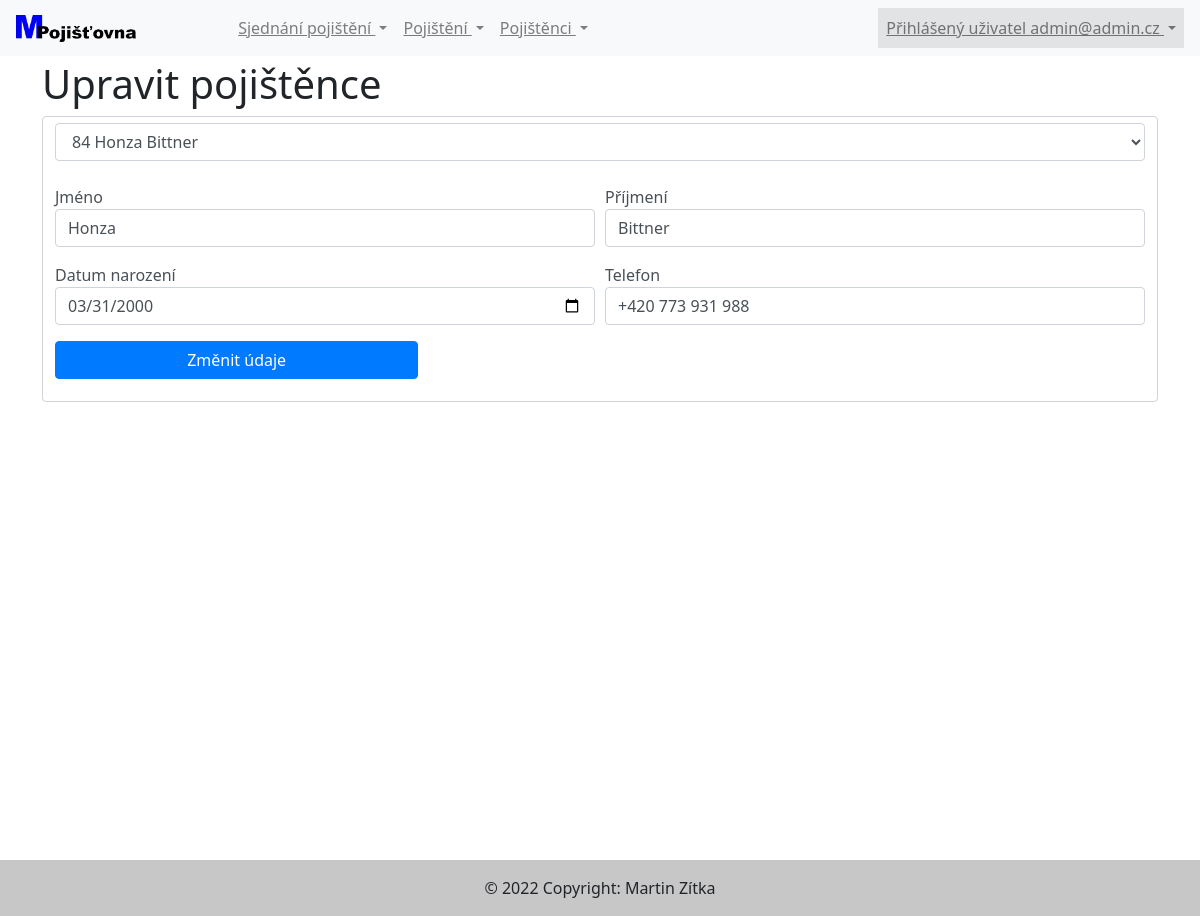
Screenshot of /updatePojistenci.php?pojistenecId=84 (signed in) with the database file from the repository.
### tables this page shows
CREATE TABLE `pojistenci` (
  `pojistenecId` int(11) NOT NULL,
  `jmeno` varchar(60) DEFAULT NULL,
  `prijmeni` varchar(60) DEFAULT NULL,
  `datumNarozeni` date DEFAULT NULL,
  `telefon` varchar(20) DEFAULT NULL
);

### tridy/Pojistenec.php (called while the page is built, shortened)
<?php
class Pojistenec {
    public function VyplnPojistence() {
        global $connection;
        $pojistenecId = $_GET["pojistenecId"];
        $dbVyplnPojistence = "SELECT pojistenecId, jmeno, prijmeni, datumNarozeni, telefon FROM pojistenci WHERE pojistenecId = $pojistenecId";
        $vyplnPojistence = mysqli_query($connection, $dbVyplnPojistence);
    }
}

### updatePojistenci.php (the view, shortened to what this page needs)
<?php
require_once 'header.php';
$pojistenec = new Pojistenec();
$pojistenec->VratPojistence();
?>
        <h1>Upravit pojištěnce</h1>
        <form class="form-control" action="updatePojistenci.php" method="post">
        <select class="form-control" name="pojistenecId" pojistenecId="">
            <?php
            $pojistenec->VyplnPojistence();
            while ($row = mysqli_fetch_assoc($vyplnPojistence)) {
                $pojistenecId = $row["pojistenecId"];
                $jmeno = $row["jmeno"];
                $prijmeni = $row["prijmeni"];
                $datumNarozeni = $row["datumNarozeni"];
                $telefon = $row["telefon"];
                echo "<option value='$pojistenecId'>$pojistenecId $jmeno $prijmeni</option>";
            }
            ?>
        </select><br>
    <div class="form-row">
        <br>
        <div class="form-group col-md-6"> Jméno<br>
            <input class="form-control" value="<?php echo htmlspecialchars($jmeno) ?>" type="text" name="jmeno" required></div>
        <div class="form-group col-md-6">Příjmení<br>
            <input class="form-control" value="<?php echo htmlspecialchars($prijmeni) ?>" type="text" name="prijmeni" required></div>
        <div class="form-group col-md-6">Datum narození<br>
            <input class="form-control" value="<?php echo htmlspecialchars($datumNarozeni) ?>" type="date" name="datumNarozeni" required></div>
        <div class="form-group col-md-6">Telefon<br>
            <input class="form-control" value="<?php echo htmlspecialchars($telefon) ?>" type="text" name="telefon" required></div></div>
    <input class="form-group col-md-4 btn btn-primary" type="submit" name="submit" value="Změnit údaje">
</form>
<?php require_once 'footer.php';?>

### rows the page displays
pojistenci: jmeno "Honza", prijmeni "Bittner", datumNarozeni "03/31/2000", telefon "+420 773 931 988"

### other values shown
$_SESSION['email'] "admin@admin.cz"
form field pojistenecId "84 Honza Bittner"
